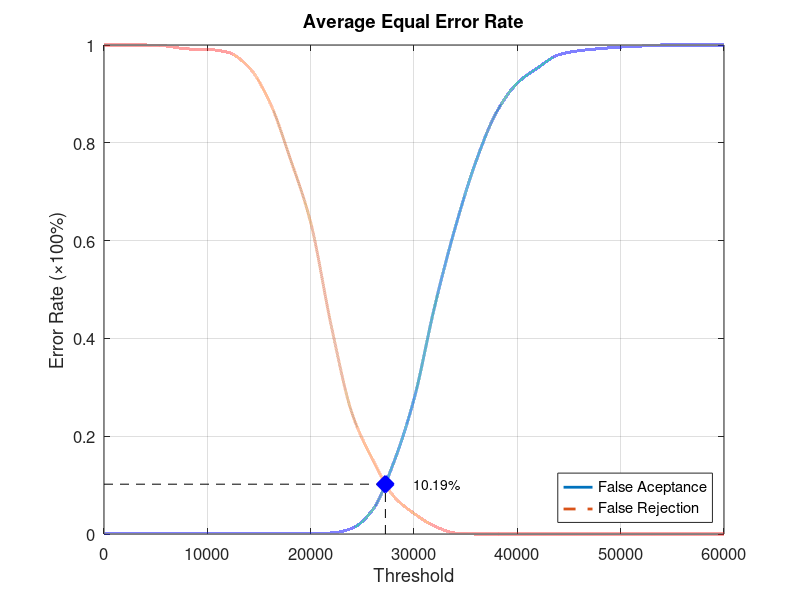
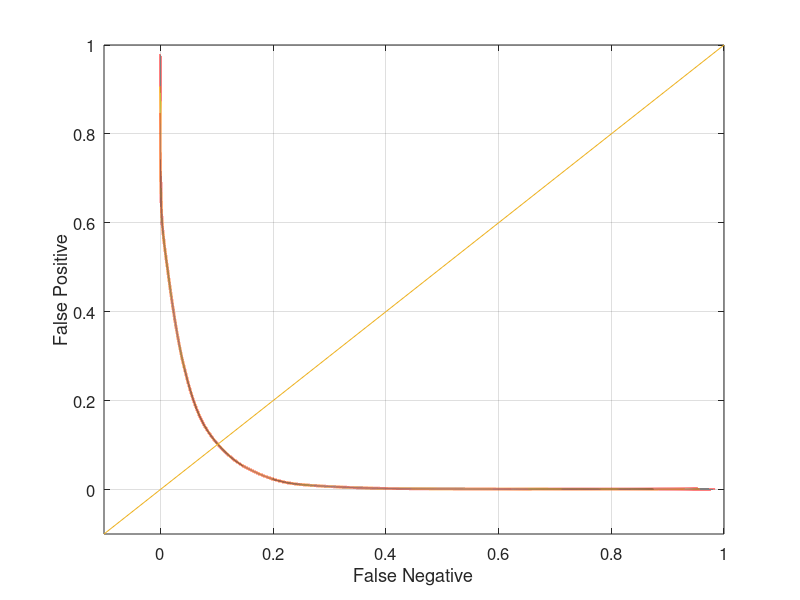

Source code (MATLAB) for these figures, in order:
function yEER = Database4Average
close all;
clear;
clc;
x = 0:2000:60000;
xq = 0:0.5:60000;

y0 = [0 0.00105263 0.00105263 0.00105263 0.00105263 0.00105263 0.00105263 0.00105263 0.00105263 0.00105263 0.00105263 0.00210526 0.0115789 0.0494737 0.144211 0.275789 0.465263 0.627368 0.762105 0.863158 0.922105 0.953684 0.98 0.988421 0.992632 0.995789 0.997895 1 1 1 1];
yy0 = interp1(x, y0, xq, 'pchip');
y1 = [1 1 1 0.998 0.992 0.991 0.985 0.955 0.885 0.769 0.637 0.425 0.247 0.152 0.078 0.042 0.016 0.002 0 0 0 0 0 0 0 0 0 0 0 0 0];
yy1 = interp1(x, y1, xq, 'pchip');

% Calculating EER: 
y2 = abs(y0 - y1);
find(y2 == min(y2))
yy2 = abs(yy0 - yy1);
xEER = find(yy2 == min(yy2));
xEERIndex = xq(xEER) % X-axis EER
yEER = yy0(xEER) % Y-axis EER

main = figure
plot(xq, yy0,'-','LineWidth', 2);	hold on
plot(xq, yy1,'--','LineWidth', 2);	hold on
plot([xEERIndex xEERIndex], [0 yEER], 'k--');	hold on
plot([0 xEERIndex], [yEER yEER], 'k--');	hold on
plot(xEERIndex, yEER, 'bx', 'LineWidth', 10);	hold on
text(xEERIndex + 10 * xEERIndex / 100, yEER, [num2str(round((10000 * yEER)) / 100) '%'])
legend('False Aceptance', 'False Rejection', 'Location', 'SouthEast')
xlabel('Threshold')
ylabel('Error Rate (\times100%)')
title('Average Equal Error Rate')
set(gca, 'FontSize', 12)
axis([0 60000 0 1])
grid on

print(main, 'Database4AverageMain', '-dpng');
FNRxFPR = figure('Color', [1 1 1]);
plot(yy1, yy0, '-', yy1, yy0, 'LineWidth', 2);
hold on
y = -0.1:0.1:1
plot(y, y); 
set(gca, 'FontSize', 12)
xlabel('False Negative')
ylabel('False Positive')
axis([-0.1 1 -0.1 1])
set(gca, 'FontSize', 12)
grid on

print(FNRxFPR, 'Database4AverageFNRxFPR','-dpng');
end
